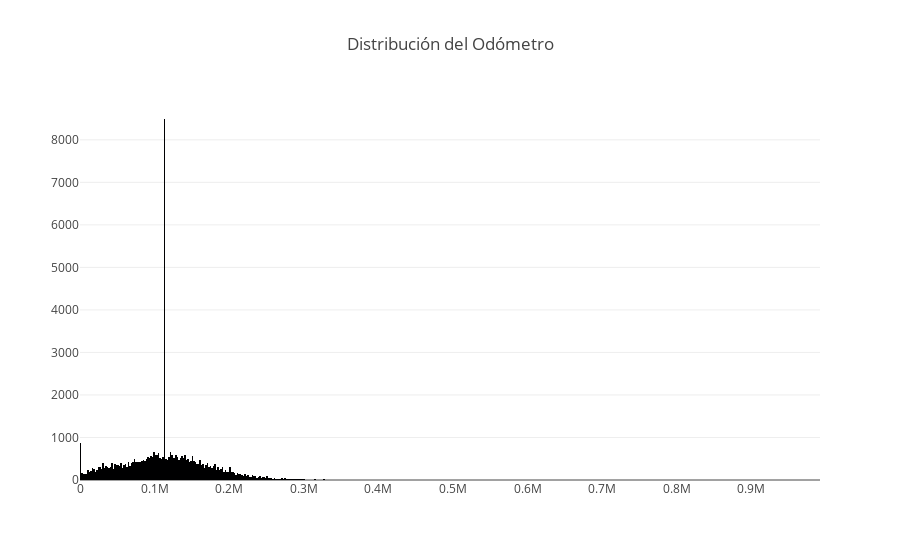

Notebook code for this chart:
### Markdown cell above
## Creación de histograma

### Code cell
# Se crea una figura vacía y luego se añade un rastro de histograma
fig = go.Figure(data=[go.Histogram(x=car_data['odometer'])])

# Opcional: Puedes añadir un título al gráfico si lo deseas
fig.update_layout(title_text='Distribución del Odómetro')

# Mostrar el gráfico Plotly
fig.show()

### Figure 1 — Plotly figure (JSON) as saved in the notebook; plotly's stock layout.template omitted (floating-point values rounded to 4 significant figures; data arrays with more than 128 entries replaced by an {"elided": "..."} marker saying what was removed)
{"data": [{"type": "histogram", "x": {"elided": "51525 float values"}}], "layout": {"title": {"text": "Distribución del Odómetro"}}}
